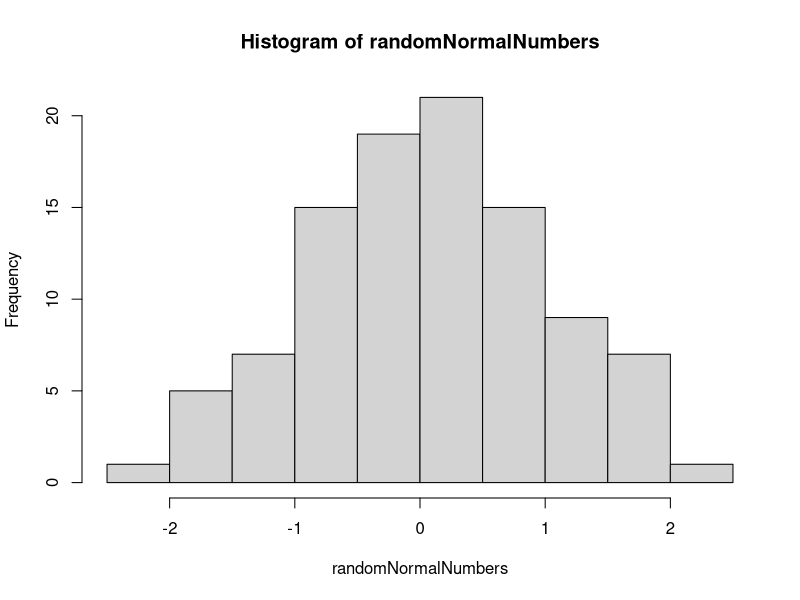

Here is the R script that generated this plot:
#### Vectors, Matrices, Data Frames, and Lists
#### 17 January 2023
#### JMF

#### Vectors Continued.
## Properties

## Coercion 

### All atomic vectors are of the same data type
### If you use c() to assemble different data types, R coerces them

## logical -> integer -> double -> character (always goes to lowest type)

a <- c(2, 2.2)
a

#coerces to double 

b <- c("purple","green")
typeof(b)

d <- c(a,b)
print (d) # coerces to character which is why the numbers have "" around them in the console

### comparison operators yeild a logical result
a<- runif(10)
print(a)

a > 0.5 # conditional statement will give a logical result/ string of T/F of the different elements

### How many elements in the vector are greater than 0.5
sum(a>0.5)
mean(a>0.5) #what proportion of vector are greater than 0.5

#### Vectorization
## add a constant to a vector (does it automatically instead of you doing it by row)

z <- c(10, 20, 30)
z + 1 

##what happens when vectors are added together

y<- c(1,2,3)
z + y # results in an "element by element" operation on the vector 

z^2

## Recycling 
# what if vector lengths are not equal?

z
x<- c(1,2)
z+x #warning is issued but the calculation is still made. The shorter vector is always recycled
## recycling is the first number being used again if the numbers are not the same length

#### Simulating data: runif and rnorm()

runif (5) #5 random numbers
runif(n=5, min=5,max=10) 

set.seed(111) #set.seed can be any number, sets random number generator (is reproduciable)
runif(n=5, min=5,max=10)

##rnorm: random normal values with mean 0 and sd 1
randomNormalNumbers<-rnorm(100)
mean(randomNormalNumbers) #hist function shows distribution 

hist(randomNormalNumbers) # you get a histogram obvi hehe
















